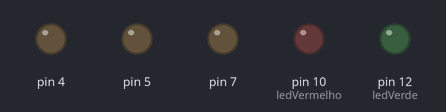
Bench run of a sketch on a simulated Arduino Uno, built with avr-gcc and run on an emulated ATmega328P. On the bench: output pins drawn as LEDs (lit = HIGH).

Above: at 0.04 s.
At 11.65 s:
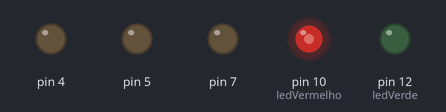
At 20.02 s:
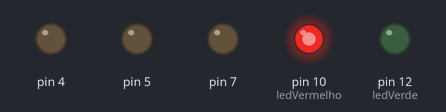
At 39.93 s:
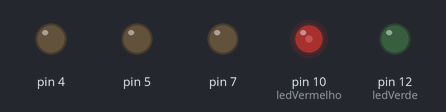
Timing chart, 0 to 40.0 s (numbered marks = the images above):
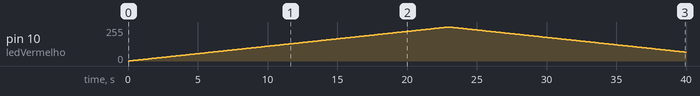

Measured:
- by itself, pin 10 (ledVermelho): rises from 0/255 to 255/255 in 22.9 s, then falls to 66/255 in 17.0 s

The sketch:

projeto.ino
```cpp
//Constante que representa o pino onde o positivo do led será ligado.
const int ledVermelho = 10;

//Controladores do efeito de fader
int brilho = 0;
int fader = 1;
boolean acende = true;
boolean apaga = false;


int potenciometro = 2; // define o pino do arduino em qual o pino esta conectado
int tempoDeEspera = 0; //variavel que ira receber o valor do potenciometro
int ledVerde = 12; //define o pino do arduino que o led esta conectado

void setup() {
   Serial.begin(9600);
  pinMode(ledVerde,OUTPUT);
  //Definindo o pino led como de saída.
  pinMode(ledVermelho,OUTPUT);

 //DEFIININDO A PORTA
  pinMode(5,OUTPUT);
  pinMode(4,OUTPUT);
  pinMode(7,OUTPUT);

}

void loop() {

   analogWrite(ledVermelho,brilho);

  //Processo de acendimento do led usando o efeito fader.
  if (acende == true) {
    if (brilho < 255) {
      brilho = brilho + fader; //aumentando o brilho do led.
    } else {
      acende = false;
      apaga = true;
    }
  }

  //Processo para apagar o led com efeito fader.
  if (apaga == true) {
    if (brilho > 0) {
      brilho = brilho - fader; // diminuindo o brilho do led.
    } else {
      acende = true;
      apaga = false;
    }
  }

  delay(90);


  //PORTA DIGITAL


   /*digitalWrite(7,HIGH);
  delay(100);
  digitalWrite(7,LOW);
  delay(100);
   digitalWrite(5,HIGH);
  delay(100);
  digitalWrite(5,LOW);

  digitalWrite(4,HIGH);
  delay(100);
  digitalWrite(4,LOW);
  delay(100);

  digitalWrite(4,LOW);
  digitalWrite(4,LOW);
  digitalWrite(10,LOW);

    tempoDeEspera = analogRead(potenciometro); //Recebe o valor do potenciômetro
      digitalWrite(ledVerde, HIGH);
     delay(tempoDeEspera);
    digitalWrite(ledVerde, LOW);
    delay(tempoDeEspera);

      if(tempoDeEspera > 0)
    analogWrite(ledVerde, (tempoDeEspera/4)); //Acende o led com intensidade proporcional ao valor obtido
    Serial.println(tempoDeEspera); //Mostra no Serial Monitor o valor obtido do potenciômetro

  */


}
```
